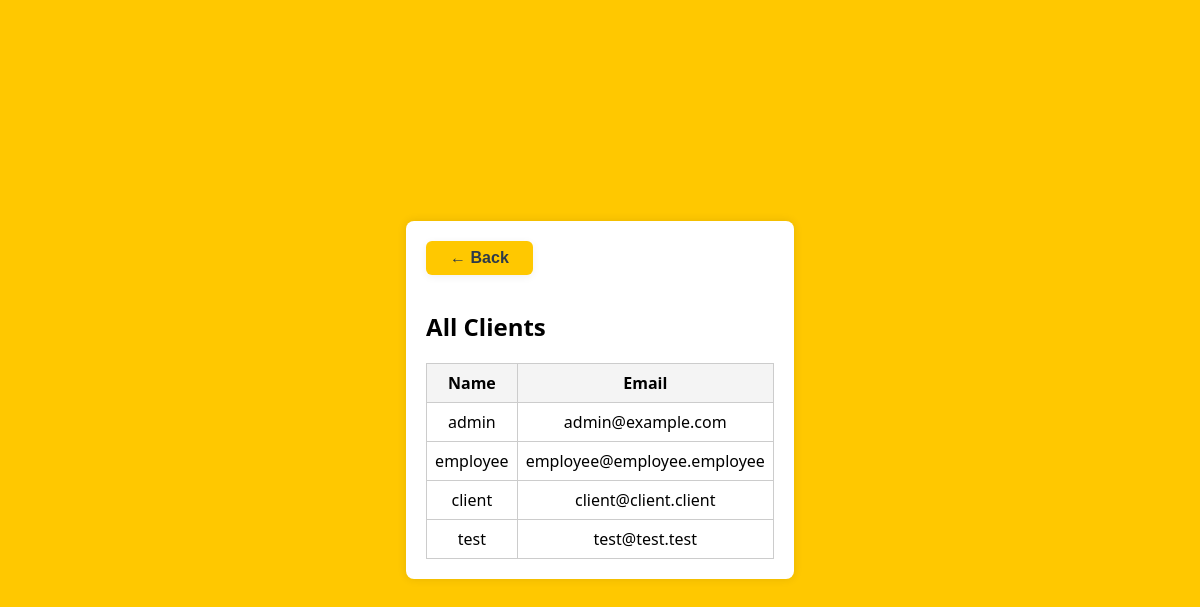
The page /clients (signed in) on the database its author committed.
### tables this page shows
CREATE TABLE users (
  id INTEGER PRIMARY KEY AUTOINCREMENT,
  username TEXT NOT NULL UNIQUE,
  password TEXT NOT NULL,
  role TEXT NOT NULL,
  email TEXT
);

### server.py (the view)
@app.route('/clients')
def clients():
    conn = get_db_connection()
    users = conn.execute('SELECT username, email FROM users').fetchall()
    conn.close()
    clients = [{'username': user['username'], 'email': user['email']} for user in users]
    return render_template('clients.html', clients=clients)

### server.py (called while the page is built)
def get_db_connection():
    conn = sqlite3.connect(str(DB_PATH), timeout=10)
    conn.row_factory = sqlite3.Row
    return conn

### Templates/clients.html (shortened to what this page needs)
<!DOCTYPE html>
<html lang="en">
<head>
    <link rel="stylesheet" href="{{ url_for('styles', filename='clients.css') }}">
</head>
<body>
    {% if session.get('role') == 'admin' or session.get('role') == 'employee' %}
    <div class="dashboard-container">
        <button class="back-btn" onclick="window.history.back(); return false;">&larr; Back</button>
        <h2>All Clients</h2>
        <table class="dashboard-table">
            <thead>
                <tr>
                    <th>Name</th>
                    <th>Email</th>
                </tr>
            </thead>
            <tbody>
                {% for client in clients %}
                        <tr>
                            <td>{{ client.username }}</td>
                            <td>{{ client.email }}</td>
                        </tr>
                {% endfor %}
            </tbody>
        </table>
    </div>
    {% else %}
        <script>
            window.location.href = "{{ url_for('index') }}";
        </script>
    {% endif %}
</body>
</html>

### rows shown on the page
users: username "admin", email "admin@example.com"
users: username "employee", email "employee@employee.employee"
users: username "client", email "client@client.client"
users: username "test", email "test@test.test"
